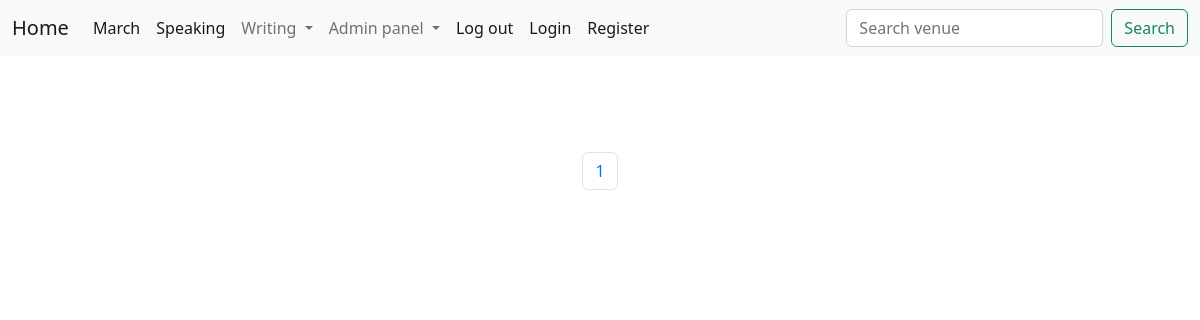
/speakingpart1/, run on an earlier commit of the app's database.
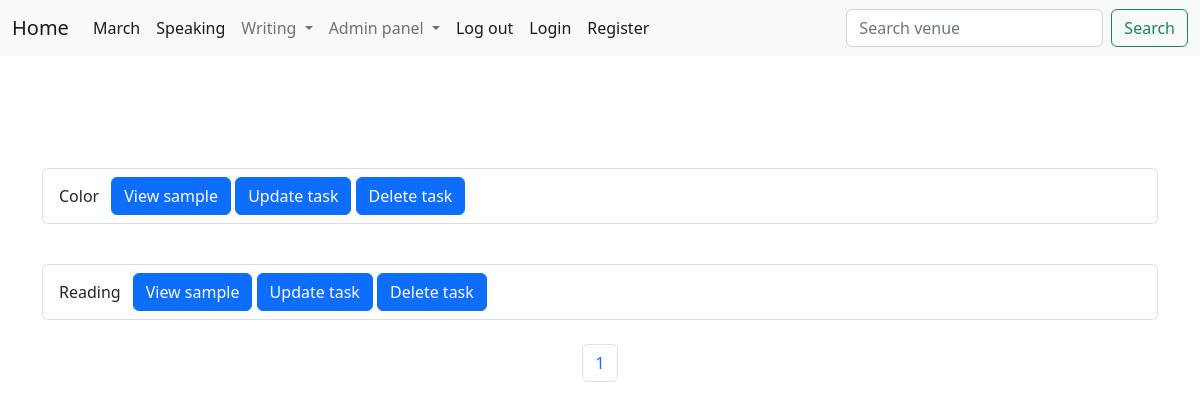
And on a later commit of the database.
### ielts/models.py (models this page shows, shortened)
class SpeakingPartOne(models.Model):
    topic = models.ForeignKey(
        'SpeakingPartOneTopic',  default="unnamed", on_delete=models.CASCADE)
    text = RichTextField(blank=True, null=True)

class SpeakingPartOneTopic(models.Model):
    title = models.CharField(max_length=255)

### ielts/views.py (the view)
# urls.py: path('speakingpart1/', SpeakingPart1Topic, name='speakingpart1'),
def SpeakingPart1Topic(request):
    listtask = SpeakingPartOne.objects.all
    p = Paginator(SpeakingPartOne.objects.all(), 2)
    page = request.GET.get('page')
    tasks = p.get_page(page)
    nums = "a" * tasks.paginator.num_pages
    return render(request, 'speaking/part1/part1topiclist.html',
                  {"listtask": listtask,
                   "tasks": tasks,
                   "nums": nums,
                   }
                  )

### ielts/templates/speaking/part1/part1topiclist.html (shortened to what this page needs)
{% extends "base.html" %}
{% block content %}
<br/>
<br/>
<br/>
{% for i in tasks %}
<ul class="list-group">
    <li class="list-group-item d-flex justify-content-between align-items-center">
        {{i.topic.title}}
       <div class="container">
        <button type="button" class="btn btn-primary"><a class="dropdown-item" aria-current="page" href="{% url 'speakingpart1show' i.id %}">View sample</a></button>
        <button type="button" class="btn btn-primary"><a class="dropdown-item" aria-current="page" href="{% url 'speakingpartupdate' i.id %}">Update task</a></button>
        <button type="button" class="btn btn-primary"><a class="dropdown-item" aria-current="page" href="#">Delete task</a></button>
    </div>
    </li>
</ul><br/>
{% endfor %}
<nav aria-label="Page navigation example">
    <ul class="pagination  justify-content-center">
{% for i in nums %}
    <li class="page-item"><a class="page-link"  href="?page={{forloop.counter}}">{{forloop.counter}}</a></li>
{% endfor %}
</ul>
</nav>
{% endblock %}

### ielts/templates/base.html (shortened to what this page needs)
<!Doctype html>
<html lang="en">
  <head>
    <link href="https://cdn.jsdelivr.net/npm/bootstrap@5.2.0-beta1/dist/css/bootstrap.min.css" rel="stylesheet">
  </head>
  <body>
    {% include "navbar.html" %}
    <br/>
<div class="container">
  {% block content %}
  {% endblock  %}
</div>
  </body>
</html>

### ielts/templates/navbar.html (shortened to what this page needs)
<nav class="navbar navbar-expand-lg bg-light">
    <div class="container-fluid">
      <a class="navbar-brand" href="{% url 'home' %}">Home</a>
      <div class="collapse navbar-collapse" id="navbarSupportedContent">
        <ul class="navbar-nav me-auto mb-2 mb-lg-0">
          <li class="nav-item">
            <a class="nav-link active" aria-current="page" href="">March</a>
          </li>
          <li class="nav-item">
            <a class="nav-link active" aria-current="page" href="{% url 'speaking'%}">Speaking</a>
          </li>
          <li class="nav-item dropdown">
            <a class="nav-link dropdown-toggle"  id="navbarDropdown" role="button" data-toggle="dropdown" aria-haspopup="true" aria-expanded="false">
              Writing
            </a>
          </li>
          <li class="nav-item dropdown">
            <a class="nav-link dropdown-toggle"  id="navbarDropdown" role="button" data-toggle="dropdown" aria-haspopup="true" aria-expanded="false">
              Admin panel
            </a>
          </li>
         <li class="nav-item">
          <a class="nav-link active" aria-current="page" href="">Log out</a>
        </li>
          <li class="nav-item">
            <a class="nav-link active" aria-current="page" href="">Login</a>
          </li>
          <li class="nav-item">
            <a class="nav-link active" aria-current="page" href="">Register</a>
          </li>
        </ul>
        <form class="d-flex" role="search" method="POST"  action="" > {% csrf_token %}
          <input class="form-control me-2" type="search" placeholder="Search venue" name="searched" aria-label="Search">
          <button class="btn btn-outline-success" type="submit">Search</button>
        </form>
      </div>
    </div>
  </nav>

What changed in the data, as far as the page shows it:
added SpeakingPartOne: topic "Color"
added SpeakingPartOne: topic "Reading"
